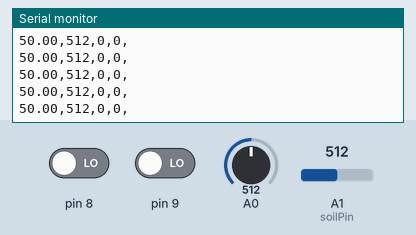
Recording of a sketch running on a simulated Arduino Uno, built with avr-gcc and run on an emulated ATmega328P. Shown: the last lines printed to the serial monitor. Inputs (shaded band) come from the test bench; at power-on: A0 = 512, pin 8 LOW, pin 9 LOW, A1 (soilPin) = 512.

Above: at 5.7 s.
5.8 s: A0 set to 991
At 5.86 s:
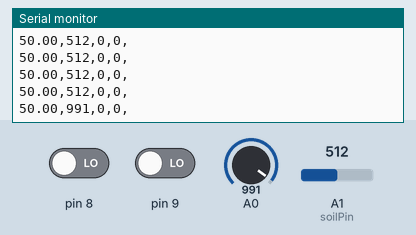
8.8 s: A0 set to 1011
At 8.89 s:
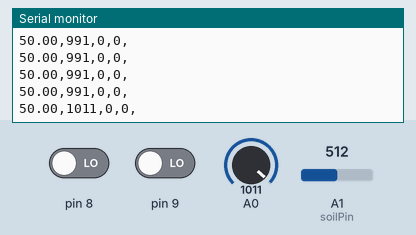
Timing chart, 0 to 11.8 s (numbered marks = the images above; inputs shaded):
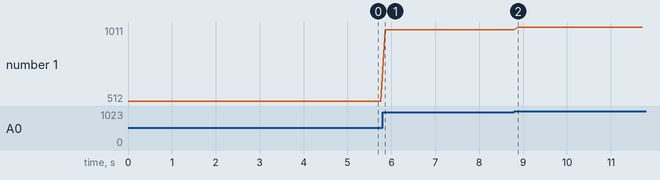

The sketch:

sketch_jul21a.ino
```cpp
#define soilPin A1
void setup() {
  pinMode(A1,INPUT);
  pinMode(8,INPUT);
  pinMode(9,INPUT);
  Serial.begin(9600);
}

void loop() {
  int soilValue = analogRead(soilPin);
  float moisturePercent = map(soilValue, 0, 1023, 0, 100);
  Serial.print(moisturePercent);
  Serial.print(",");
  Serial.print(analogRead(A0));
  Serial.print(",");
  Serial.print(digitalRead(8));
  Serial.print(",");
  Serial.print(digitalRead(9));
  Serial.println(",");
  delay(100);
}
```

Measured:
- after the input at 5.8 s, the serial monitor: prints a new line after 0.06 s (image 1)
- after the input at 8.8 s, the serial monitor: prints a new line after 0.09 s (image 2)
- plotted number 1: 512 → 991 after the input at 5.8 s, 991 → 1011 after the input at 8.8 s
